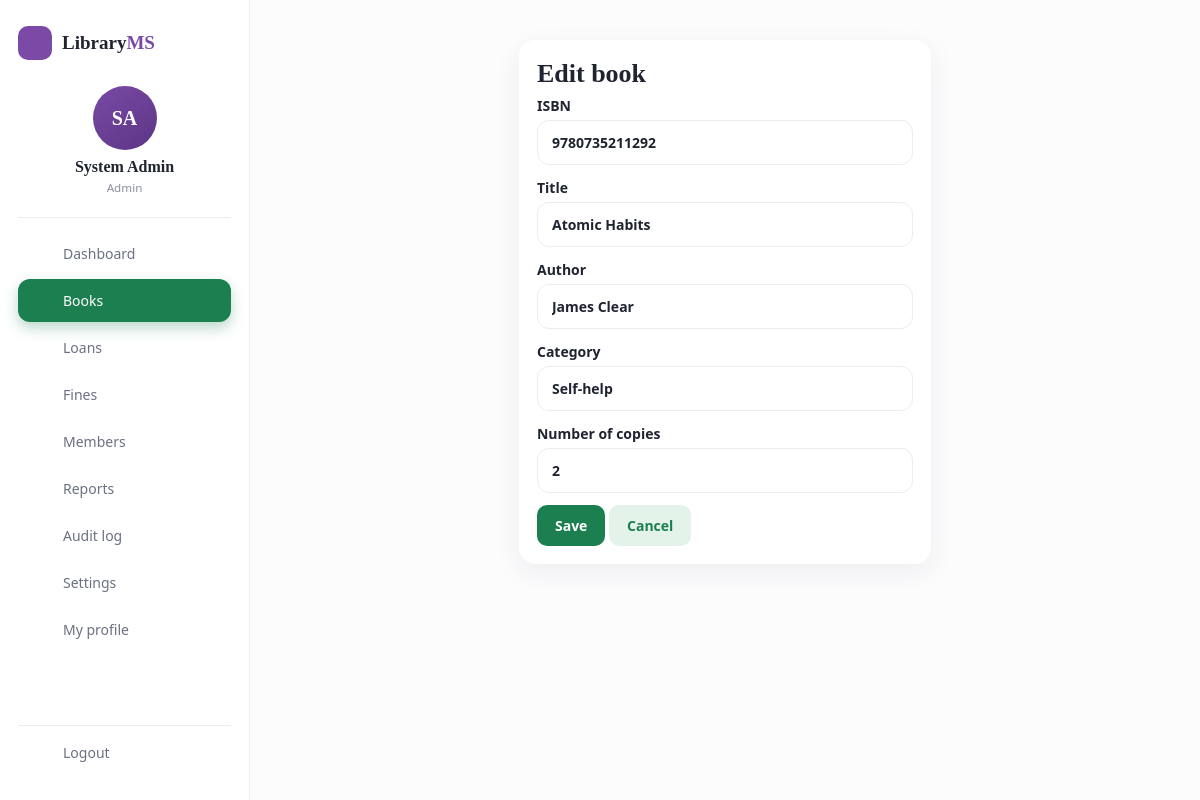
The page /index.php?url=books/edit/3 (signed in) on the database its author committed.
### tables this page shows
CREATE TABLE books (
  id INT AUTO_INCREMENT PRIMARY KEY,
  isbn VARCHAR(20) NOT NULL UNIQUE,
  title VARCHAR(200) NOT NULL,
  author VARCHAR(150) NOT NULL,
  category VARCHAR(80) NOT NULL,
  copies_total INT NOT NULL DEFAULT 1,
  copies_available INT NOT NULL DEFAULT 1,
  created_at TIMESTAMP DEFAULT CURRENT_TIMESTAMP
);

### core/Controller.php (called while the page is built, shortened)
<?php
class Controller
{
    protected function view($view, $data = [])
    {
        extract($data);
        require ROOT . '/app/views/layout/header.php';
        require ROOT . '/app/views/' . $view . '.php';
        require ROOT . '/app/views/layout/footer.php';
    }
}

### app/controllers/BookController.php (called while the page is built, shortened)
<?php
class BookController extends Controller
{
    public function edit($id = 0)
    {
        $book = (new Book())->find((int)$id);
        $this->view('books/form', ['book' => $book, 'errors' => [], 'action' => 'books/update/' . $book['id'], 'title' => 'Edit book']);
    }
}

### index.php (called while the page is built, shortened)
<?php
require ROOT . '/core/helpers.php';
spl_autoload_register(function ($class) {
    foreach (['core', 'app/models', 'app/controllers'] as $dir) {
        $file = ROOT . "/$dir/$class.php";
        if (is_file($file)) { require $file; return; }
    }
});
$parts  = explode('/', trim($_GET['url'] ?? '', '/'));
$key    = $parts[0] !== '' ? $parts[0] : (isset($_SESSION['user']) ? 'dashboard' : 'books');
$action = $parts[1] ?? ($key === 'auth' ? 'login' : 'index');
$params = array_slice($parts, 2);
$controller = new $class();
call_user_func_array([$controller, $action], $params);

### core/Database.php (called while the page is built)
<?php
class Database
{
    private static $pdo = null;
    public static function get()
    {
        if (self::$pdo === null) {
            $dsn = 'mysql:host=' . DB_HOST . ';dbname=' . DB_NAME . ';charset=utf8mb4';
            self::$pdo = new PDO($dsn, DB_USER, DB_PASS, [
                PDO::ATTR_ERRMODE            => PDO::ERRMODE_EXCEPTION,
                PDO::ATTR_DEFAULT_FETCH_MODE => PDO::FETCH_ASSOC,
                PDO::ATTR_EMULATE_PREPARES   => false,
                PDO::MYSQL_ATTR_INIT_COMMAND => "SET time_zone = '" . DB_TIMEZONE . "'",
            ]);
        }
        return self::$pdo;
    }
}

### core/Model.php (called while the page is built, shortened)
<?php
abstract class Model
{
    protected $db;
    public function __construct()
    {
        $this->db = Database::get();
    }
    protected function one($sql, $params = [])
    {
        $st = $this->db->prepare($sql);
        $st->execute($params);
        return $st->fetch();
    }
}

### app/models/Book.php (called while the page is built, shortened)
<?php
class Book extends Model
{
    public function find($id)
    {
        return $this->one('SELECT * FROM books WHERE id = ?', [$id]);
    }
}

### app/views/books/form.php (the view, shortened to what this page needs)
<div class="card narrow">
  <h1><?= e($title) ?></h1>
  <form method="post" action="<?= url($action) ?>">
    <label>ISBN <input name="isbn" value="<?= e($book['isbn']) ?>" required></label>
    <label>Title <input name="title" value="<?= e($book['title']) ?>" required></label>
    <label>Author <input name="author" value="<?= e($book['author']) ?>" required></label>
    <label>Category <input name="category" value="<?= e($book['category']) ?>" required></label>
    <label>Number of copies <input type="number" min="1" name="copies_total" value="<?= e($book['copies_total']) ?>" required></label>
    <button class="btn">Save</button>
    <a class="btn light" href="<?= url('books') ?>">Cancel</a>
  </form>
</div>

### public/css/style.css (style rules this page uses)
:root { --bg:#ecebe6; --card:#fff; --soft:#f6f6f9; --text:#1f2430; --muted:#8a90a0; --line:#ebecf2; --green:#1b7f4f; --green2:#e4f3ea; --purple:#7a4aa6; --purple2:#5b3585; --yellow:#f2c230; --okbg:#e3f6ec; --ok:#14733f; --dbg:#fde8ec; --d:#c4243f; --pr:#efe7f8; --prt:#5b3585; --shadow:0 8px 28px rgba(40,40,70,.07); --serif:Georgia,"Times New Roman",serif; }
* { box-sizing:border-box }
body { margin:0;background:var(--bg);color:var(--text);font:14px/1.5 system-ui,-apple-system,"Segoe UI",Roboto,sans-serif }
a { color:var(--green);text-decoration:none }
h1 { font:700 26px/1.2 var(--serif);margin:0 0 6px }
.btn { display:inline-block;border:0;border-radius:10px;padding:10px 18px;font:inherit;font-weight:600;background:var(--green);color:#fff;cursor:pointer;text-align:center }
.btn.light { background:var(--green2);color:var(--green) }
form label { display:block;margin-bottom:12px;font-weight:600 }
input,select { font:inherit;width:100%;margin-top:4px;padding:11px 14px;border:1px solid var(--line);border-radius:12px;background:#fff;color:var(--text) }
.card { background:var(--card);border-radius:16px;padding:18px;box-shadow:var(--shadow);margin-bottom:16px }
.narrow { max-width:430px;margin:10px auto }

### rows shown on the page
books: isbn "9780735211292", title "Atomic Habits", author "James Clear", category "Self-help", copies_total "2"

### other values the page prints
ui_initials(user()['name']) "SA"
user()['name'] "System Admin"
user()['role'] "Admin"
$title "Edit book"
